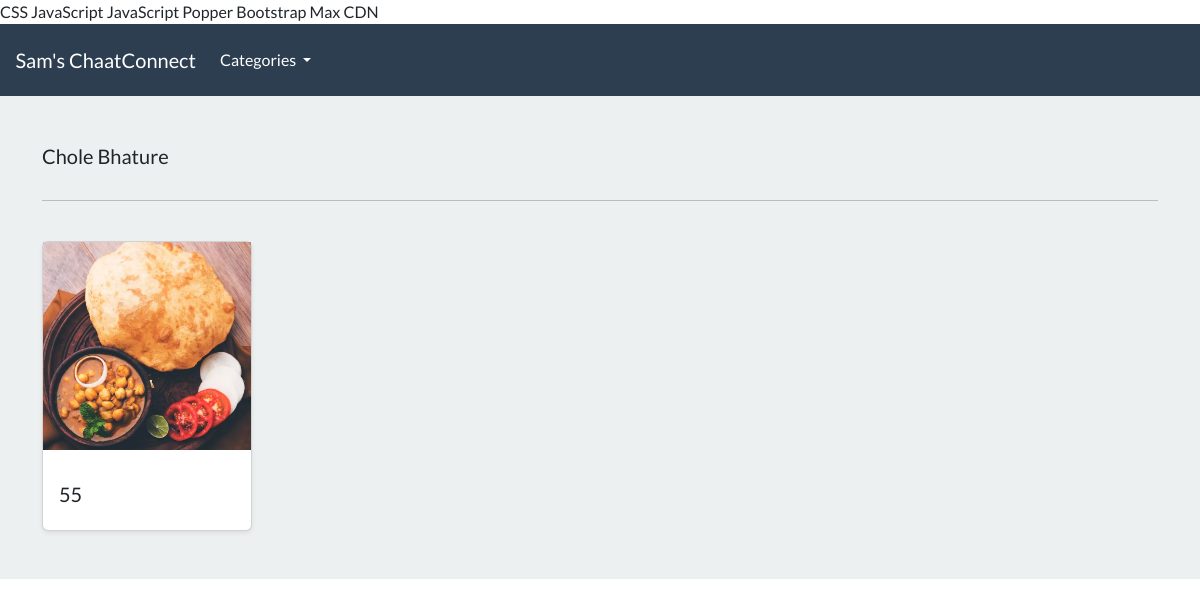
The page /search/chole-bhature on the database its author committed.
### food/models.py (models this page shows, shortened)
class Category(models.Model):
    name = models.CharField(max_length=250, db_index=True)
    slug = models.SlugField(max_length = 250 , unique=True)
    class Meta:
        verbose_name_plural = 'categories'
    def get_absolute_url(self):
        return reverse('list-category', args=[self.slug])

class Product(models.Model):
    Category = models.ForeignKey(Category, related_name='product', on_delete=models.CASCADE, null=True)
    title = models.CharField(max_length= 250)
    slug = models.SlugField(max_length=250, unique=True)
    ingredients = models.TextField()
    instructions = models.TextField()
    prep_time = models.IntegerField(help_text='Preparation time in minutes')
    image = models.ImageField(upload_to='imagees/')
    class Meta:
        verbose_name_plural = 'Products'
    def get_absolute_url(self):
        return reverse('product-details', args=[self.slug])

### food/views.py (the view)
# urls.py: path('search/<slug:category_slug>', views.list_category, name='list-category'),
def list_category(request, category_slug=None):
    category = get_object_or_404(Category, slug=category_slug)
    products = Product.objects.filter(Category=category)
    return render(request, 'food/list-category.html', {'category': category, 'products': products})

### food/views.py (called while the page is built)
def categories(request):
    all_categories = Category.objects.all()
    return {'all_categories': all_categories}

### food/templates/food/list-category.html (shortened to what this page needs)
{% extends "./base.html" %}
{% load static %}
{% block content %}
<main>
  <div class="album py-5 bg-light">
    <div class="container">
      <div class="pb-3 h5"> {{category.name | capfirst}} </div>
      <hr>
      <br>
      <div class="row row-cols-1 row-cols-sm-2 row-cols-md-5 g-3">
        {% for product in  products %}
        <div class="col">
          <div class="card shadow-sm">
          <img class="img-fluid" alt="Responsive image" src="{{product.image.url}}">
            <div class="card-body">
              <div class="d-flex justify-content-between align-items-center">
                <h5> {{product.prep_time}} </h5>
              </div>
            </div>
          </div>
        </div>
        {% endfor %}
      </div>
    </div>
  </div>
</main>
{% endblock %}

### rows shown on the page
Category: name "Chole Bhature"
Product: image (picture), prep_time "55"
